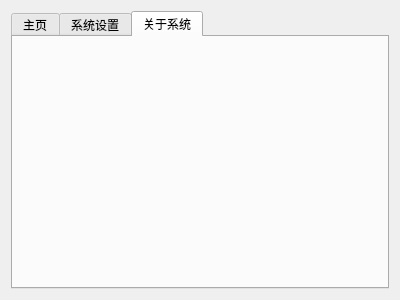
<?xml version="1.0" encoding="UTF-8"?>
<ui version="4.0">
 <class>Demo_tabwidget</class>
 <widget class="QWidget" name="Demo_tabwidget">
  <property name="geometry">
   <rect>
    <x>0</x>
    <y>0</y>
    <width>400</width>
    <height>300</height>
   </rect>
  </property>
  <property name="windowTitle">
   <string>Form</string>
  </property>
  <layout class="QVBoxLayout" name="verticalLayout">
   <item>
    <widget class="MyTabWidget" name="tabWidget">
     <property name="currentIndex">
      <number>2</number>
     </property>
     <widget class="QWidget" name="tab">
      <attribute name="title">
       <string>主页</string>
      </attribute>
     </widget>
     <widget class="QWidget" name="">
      <attribute name="title">
       <string>系统设置</string>
      </attribute>
     </widget>
     <widget class="QWidget" name="tab_2">
      <attribute name="title">
       <string>关于系统</string>
      </attribute>
     </widget>
    </widget>
   </item>
  </layout>
 </widget>
 <customwidgets>
  <customwidget>
   <class>MyTabWidget</class>
   <extends>QTabWidget</extends>
   <header>mytabwidget.h</header>
   <container>1</container>
  </customwidget>
 </customwidgets>
 <resources/>
 <connections/>
</ui>
